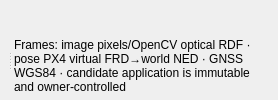
<?xml version="1.0" encoding="UTF-8"?>
<ui version="4.0">
 <class>OpticalPosePane</class>
 <widget class="QWidget" name="OpticalPosePane">
  <layout class="QVBoxLayout" name="opticalPoseLayout">
   <property name="leftMargin"><number>6</number></property>
   <property name="topMargin"><number>6</number></property>
   <property name="rightMargin"><number>6</number></property>
   <property name="bottomMargin"><number>6</number></property>
   <property name="spacing"><number>6</number></property>
   <item><widget class="QWidget" name="readinessSlot"/></item>
   <item><widget class="QWidget" name="previewSlot"/></item>
   <item><widget class="QWidget" name="liveReferenceSlot"/></item>
   <item>
    <widget class="QSplitter" name="method_review_splitter">
     <property name="orientation"><enum>Qt::Horizontal</enum></property>
     <property name="childrenCollapsible"><bool>false</bool></property>
     <property name="handleWidth"><number>8</number></property>
     <widget class="QWidget" name="method_column">
      <layout class="QVBoxLayout" name="methodColumnLayout">
       <property name="leftMargin"><number>0</number></property><property name="topMargin"><number>0</number></property><property name="rightMargin"><number>0</number></property><property name="bottomMargin"><number>0</number></property><property name="spacing"><number>6</number></property>
       <item><widget class="QWidget" name="methodsSlot"/></item>
       <item><widget class="QWidget" name="suggestionsSlot"/></item>
       <item><spacer name="methodStretch"><property name="orientation"><enum>Qt::Vertical</enum></property><property name="sizeHint"><size><width>0</width><height>0</height></size></property></spacer></item>
      </layout>
     </widget>
     <widget class="QWidget" name="candidate_review_widget">
      <layout class="QVBoxLayout" name="candidateReviewLayout">
       <property name="leftMargin"><number>0</number></property><property name="topMargin"><number>0</number></property><property name="rightMargin"><number>0</number></property><property name="bottomMargin"><number>0</number></property><property name="spacing"><number>6</number></property>
       <item><widget class="QWidget" name="candidatesSlot"/></item>
       <item><widget class="QWidget" name="observationsSlot"/></item>
       <item><widget class="QLabel" name="contract_label"><property name="text"><string>Frames: image pixels/OpenCV optical RDF · pose PX4 virtual FRD→world NED · GNSS WGS84 · candidate application is immutable and owner-controlled</string></property><property name="wordWrap"><bool>true</bool></property></widget></item>
       <item><spacer name="candidateStretch"><property name="orientation"><enum>Qt::Vertical</enum></property><property name="sizeHint"><size><width>0</width><height>0</height></size></property></spacer></item>
      </layout>
     </widget>
    </widget>
   </item>
  </layout>
 </widget>
 <resources/><connections/>
</ui>
